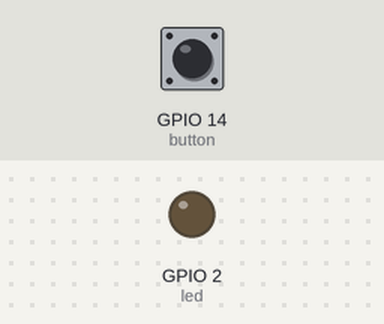
Bench run of a program on a simulated ESP32 board running MicroPython. Parts: output pins drawn as LEDs (lit = HIGH). The test bench sets the inputs (shaded band); at power-on: GPIO 14 (button) HIGH. What the program prints to the serial console is not drawn.

Above: at 1.5 s.
At 4.0 s:
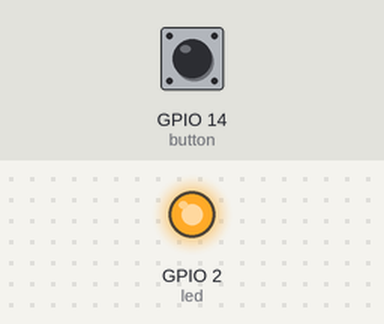
Timing chart, 0 to 6.5 s (numbered marks = the images above):
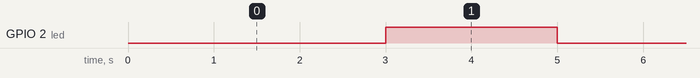

Measured:
- by itself, GPIO 2 (led): alternates HIGH for 2.0 s and LOW for 3.0 s

The program:

extra_reaction.py
```python
from machine import Pin
import time

button = Pin(14, Pin.IN, Pin.PULL_UP)
led = Pin(2, Pin.OUT)


def on_press(pin):
    global reaction
    if reaction == 0:  # 처음 누른 것만 재요
        reaction = time.ticks_diff(time.ticks_ms(), start)


start = 0
reaction = 0
button.irq(trigger=Pin.IRQ_FALLING, handler=on_press)
while True:
    time.sleep(3)
    reaction = 0
    led.value(1)
    start = time.ticks_ms()
    time.sleep(2)
    led.value(0)
    print(reaction)
```
